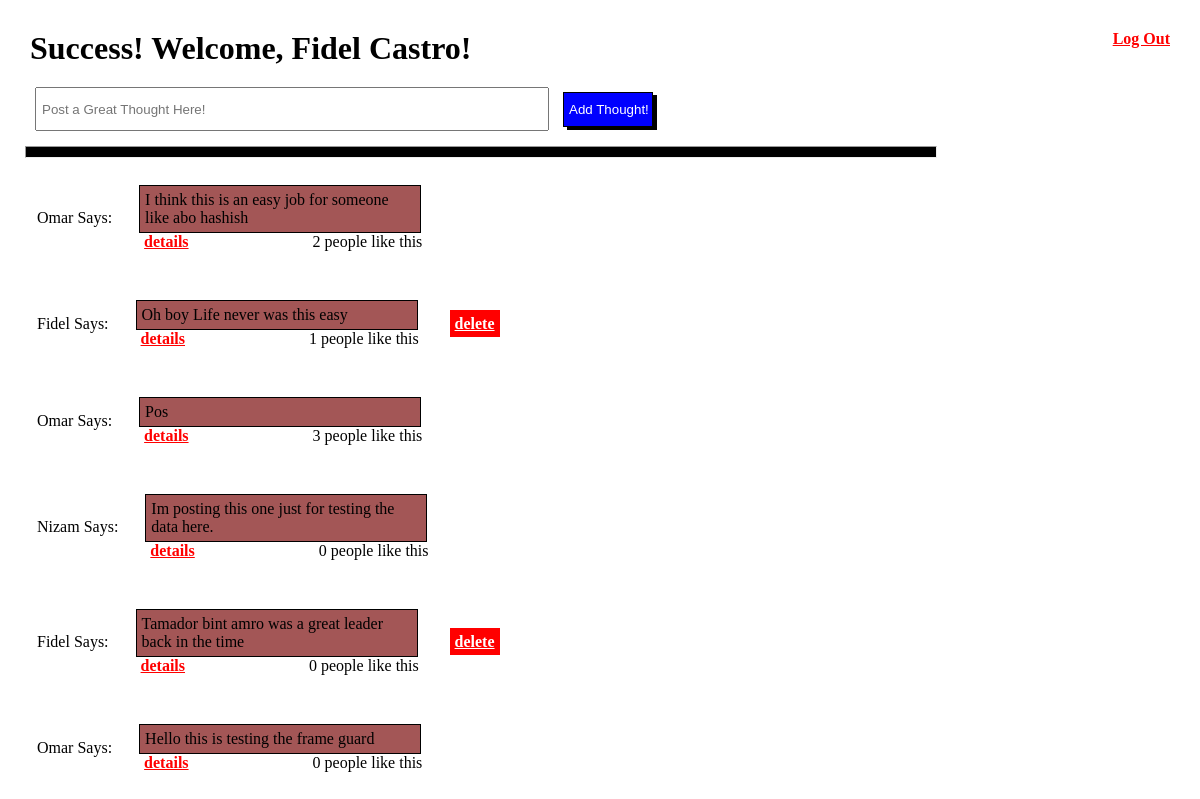
The app's page /thoughts (signed in) with its own data.
### appLogin/models.py (models this page shows)
class User(models.Model):
    fname = models.CharField(max_length=255)
    lname = models.CharField(max_length=255)
    birthDate = models.DateField(null=True)
    email = models.CharField(max_length=255)
    passwd = models.CharField(max_length=255)
    createdAt = models.DateTimeField(auto_now_add=True)
    updatedAt = models.DateTimeField(auto_now=True)
    objects = userManager()

class Thought(models.Model):
    post = models.TextField()
    uploadeBy=models.ForeignKey(User, related_name="createdThoughts", on_delete=models.CASCADE)
    likedBy=models.ManyToManyField(User, related_name="likes")
    createdAt = models.DateTimeField(auto_now_add=True)
    updatedAt = models.DateTimeField(auto_now=True)

### appLogin/views.py (the view)
# urls.py: path('thoughts', views.welcomeThoughts),
def welcomeThoughts(request):
    if request.session['logedin']:
        thisUsers= User.objects.get(email=request.session['email'])
        request.session['thisUsersName']=thisUsers.fname
        request.session['id']=thisUsers.id
        request.session['thisUsersLname']=thisUsers.lname
        allThoughts = Thought.objects.all()
        context={
            'Thoughts' : allThoughts,
            'hisFavs' : Thought.objects.filter(likedBy=thisUsers),
        }
        return render(request,'thoughts.html', context)

### appLogin/templates/thoughts.html (shortened to what this page needs)
<!DOCTYPE html>
<html lang="en">
<head>
    {% load static %}
    <link rel="stylesheet" href="{% static 'css/style.css' %}">
</head>
<body>
    <a href="/cleanSession" id="tre">Log Out</a>
    <h1>Success! Welcome, {{request.session.thisUsersName}} {{request.session.thisUsersLname}}!</h1>
    <form action="/addThought" method="POST">
		<input name="formDesc" id="thisID" pattern="(?=.*[a-z])(?=.*[A-Z]).{5,}" title="Must contain uppercase and small case and at least  five characters" required placeholder="Post a Great Thought Here!">
        <input type="submit" id="bluish" value="Add Thought!">
    </form>
    <hr class="brbr">
    {% for Thought in Thoughts %}
    <table>
        <tr>
            <td>{{Thought.uploadeBy.fname}} Says: </td>
            <td><div>
                <p class="box">{{Thought.post}}</p>
                <a class="marginalize" href="/thought/{{Thought.id}}"> details</a> {{ Thought.likedBy.count }} people like this
            </div></td>
            <td>{% if Thought.uploadeBy.id == request.session.id %}
                <a class="redding" href="/delete/{{Thought.id}}">delete</a>
            {% endif %} </td>
        </tr>
    </table>
    {% endfor %}
</body>
</html>

### appLogin/static/css/style.css (style rules this page uses)
* { padding: 5px; margin: 5px; }
a { color: red; font-weight: bold; }
td { border-bottom: 1px solid maroon; }

### appLogin/templates/thoughts.html (style rules this page uses)
#tre { float: right; }
td { border-bottom: transparent; }
.box { margin: 0px 5px; width: 270px; max-height: 80px; border: 1px solid black; background-color: rgb(163, 86, 86); }
#thisID { width: 500px; height: 30px; }
.brbr { max-width: 900px; max-height: 1px; background-color: black; }
#bluish { text-decoration: none; width: 90px; height: 35px; border: 1px solid black; background-color: blue; color: white; box-shadow: 4px 3px black; }
.redding { width: 25px; height: 15px; background-color: red; color: white; }
.marginalize { margin-right: 115px; }

### records on screen
User: session.thisUsersName "Fidel", session.thisUsersLname "Castro"
Thought: uploadeBy.fname "Omar", post "I think this is an easy job for someone like abo hashish", likedBy.count "2"
Thought: uploadeBy.fname "Fidel", post "Oh boy Life never was this easy", likedBy.count "1"
Thought: uploadeBy.fname "Omar", post "Pos", likedBy.count "3"
Thought: uploadeBy.fname "Nizam", post "Im posting this one just for testing the data here.", likedBy.count "0"
Thought: uploadeBy.fname "Fidel", post "Tamador bint amro was a great leader back in the time", likedBy.count "0"
Thought: uploadeBy.fname "Omar", post "Hello this is testing the frame guard", likedBy.count "0"
